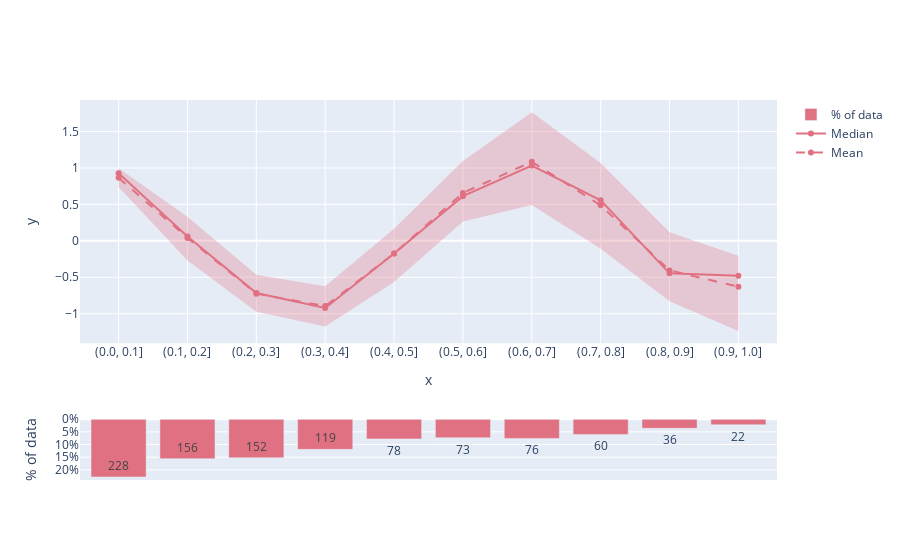

The cell this chart's notebook holds for it:
### Markdown cell above
# Marginal dependence plots

### Code cell
np.random.seed(1234)

x = np.random.beta(0.8, 1.6, 1000)
y = np.cos(10*x) + np.random.normal(0, x)
data = pd.DataFrame({'x': x, 'y': y})
bins = np.linspace(0, 1, 11)

fig = marginal_dependency_plot(data, feature='x', target='y', bins=bins, categorical_feature=False)
fig.show()

### Figure 1 — Plotly figure (JSON) as saved in the notebook; plotly's stock layout.template omitted (floating-point values rounded to 4 significant figures)
{"data": [{"line": {"color": "#E07182", "dash": "dash"}, "marker": {"symbol": "circle"}, "name": "Mean", "showlegend": true, "type": "scatter", "x": ["(0.0, 0.1]", "(0.1, 0.2]", "(0.2, 0.3]", "(0.3, 0.4]", "(0.4, 0.5]", "(0.5, 0.6]", "(0.6, 0.7]", "(0.7, 0.8]", "(0.8, 0.9]", "(0.9, 1.0]"], "xaxis": "x", "y": [0.8661, 0.04051, -0.7251, -0.8954, -0.1741, 0.6582, 1.085, 0.488, -0.4054, -0.6304], "yaxis": "y"}, {"line": {"color": "#E07182"}, "marker": {"symbol": "circle"}, "mode": "lines+markers", "name": "Median", "showlegend": true, "type": "scatter", "x": ["(0.0, 0.1]", "(0.1, 0.2]", "(0.2, 0.3]", "(0.3, 0.4]", "(0.4, 0.5]", "(0.5, 0.6]", "(0.6, 0.7]", "(0.7, 0.8]", "(0.8, 0.9]", "(0.9, 1.0]"], "xaxis": "x", "y": [0.9289, 0.05828, -0.7153, -0.921, -0.1725, 0.6138, 1.034, 0.5566, -0.4464, -0.4777], "yaxis": "y"}, {"line": {"width": 0}, "marker": {"color": "#E07182"}, "mode": "lines", "name": "Quantile 80%", "showlegend": false, "type": "scatter", "x": ["(0.0, 0.1]", "(0.1, 0.2]", "(0.2, 0.3]", "(0.3, 0.4]", "(0.4, 0.5]", "(0.5, 0.6]", "(0.6, 0.7]", "(0.7, 0.8]", "(0.8, 0.9]", "(0.9, 1.0]"], "xaxis": "x", "y": [0.9955, 0.3303, -0.4655, -0.6222, 0.1673, 1.095, 1.766, 1.069, 0.1164, -0.2036], "yaxis": "y"}, {"fill": "tonexty", "fillcolor": "rgba(224, 113, 130, 0.3)", "line": {"width": 0}, "marker": {"color": "#E07182"}, "mode": "lines", "name": "Quantile 20%", "showlegend": false, "type": "scatter", "x": ["(0.0, 0.1]", "(0.1, 0.2]", "(0.2, 0.3]", "(0.3, 0.4]", "(0.4, 0.5]", "(0.5, 0.6]", "(0.6, 0.7]", "(0.7, 0.8]", "(0.8, 0.9]", "(0.9, 1.0]"], "xaxis": "x", "y": [0.7378, -0.2689, -0.9745, -1.177, -0.565, 0.2647, 0.4936, -0.1087, -0.829, -1.238], "yaxis": "y"}, {"marker": {"color": "#E07182"}, "name": "% of data", "text": [228, 156, 152, 119, 78, 73, 76, 60, 36, 22], "type": "bar", "x": ["(0.0, 0.1]", "(0.1, 0.2]", "(0.2, 0.3]", "(0.3, 0.4]", "(0.4, 0.5]", "(0.5, 0.6]", "(0.6, 0.7]", "(0.7, 0.8]", "(0.8, 0.9]", "(0.9, 1.0]"], "xaxis": "x2", "y": [0.228, 0.156, 0.152, 0.119, 0.078, 0.073, 0.076, 0.06, 0.036, 0.022], "yaxis": "y2"}], "layout": {"title": {}, "xaxis": {"anchor": "y", "domain": [0, 1], "matches": "x2", "showticklabels": true, "title": {"text": "x"}}, "xaxis2": {"anchor": "y2", "domain": [0, 1], "showticklabels": false}, "yaxis": {"anchor": "x", "domain": [0.36, 1], "title": {"text": "y"}}, "yaxis2": {"anchor": "x2", "autorange": "reversed", "domain": [0, 0.16], "tickformat": ".0%", "title": {"text": "% of data"}}}}
